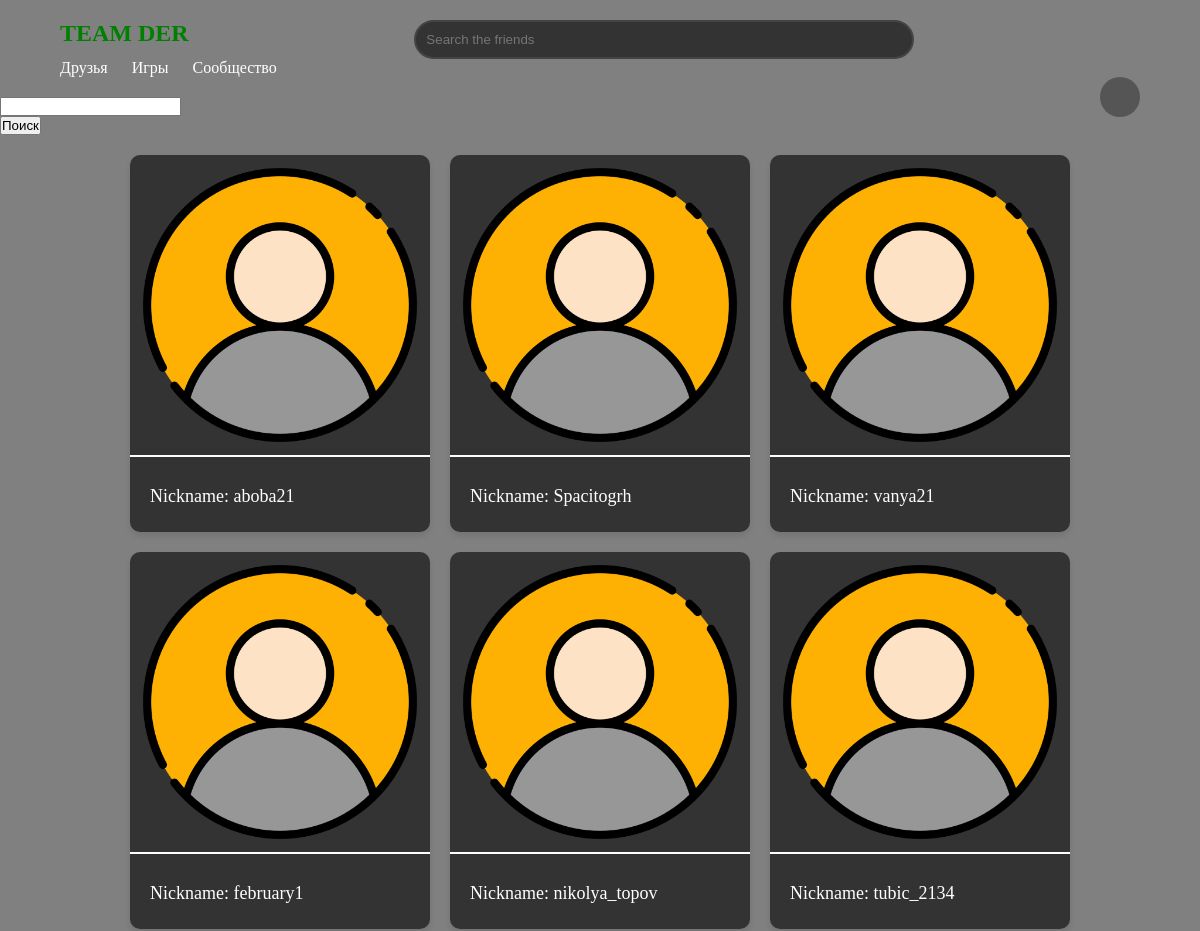
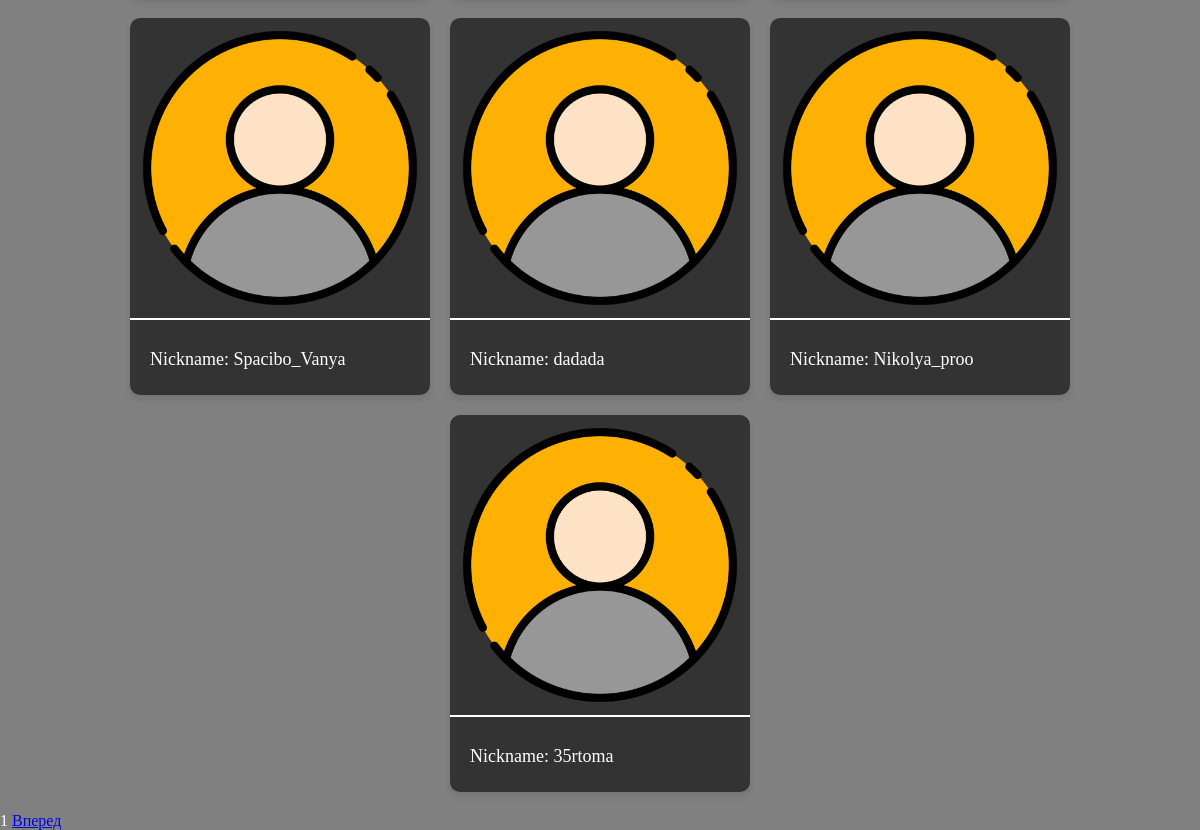
Screenshot of /find_users/ with the database file from the repository (2 pictures, top to bottom).
### my_codes/models.py (models this page shows, shortened)
class NIKNEM(models.Model):
    niknem = models.CharField(max_length=30, null=True)
    user = models.ForeignKey(User, on_delete=models.CASCADE, null=True)

### my_codes/views.py (the view)
# urls.py: path('find_users/', views.find_users_page),
def find_users_page(request):
    context = {}
    if request.method == 'POST':
        form = SearchUserForm(request.POST)
        if form.is_valid():
            query = form.cleaned_data['query']
            page = 0
        else:
            query = ''
            page = 0
    else:
        query = request.GET.get('query', '')
        page = max(0, int(request.GET.get('page', 1)) - 1)
    all_accounts_count = NIKNEM.objects.filter(niknem__contains=query).count()
    accounts = NIKNEM.objects.filter(niknem__contains=query)[page * 10:page * 10 + 10]
    context['page'] = page + 1
    context['accounts'] = accounts
    context['max_page'] = all_accounts_count // 10 + (all_accounts_count % 10 != 0)
    context['query'] = query
    context['form'] = SearchUserForm(initial={'query': query})
    return render(request, "find_users.html", context)

### my_codes/forms.py
class SearchUserForm(forms.Form):
    query = CharField(required=True, label='')

### my_codes/templatetags/user_avatar.py (called while the page is built)
@register.simple_tag(name='user_avatar')
def user_avatar(userid):
    path = MEDIA_ROOT + '/avatars/' + str(userid) + '.png'
    print(MEDIA_ROOT + '/avatars/' + str(userid) + '.png')
    if os.path.isfile(path):
        return MEDIA_URL + 'avatars/' + str(userid) + '.png'
    else:
        return MEDIA_URL + 'avatars/default.png'

### my_codes/templates/find_users.html (shortened to what this page needs)
{% load static %}
{% load user_avatar %}
<!DOCTYPE html>
<html lang="en">
<head>
    <link href="{% static 'find_users_style.css' %}" rel="stylesheet">
</head>
<body>
<header>
        <div class="container1">
          <div style="display: flex; ">
            <h1 style="color: green;">TEAM DER</h1>
            <input type="text" class="dark-rounded-input" placeholder="Search the friends" style="width: 500px;" name="query">
          </div>
          <nav>
            <ul>
              <li><a href="#">Друзья</a></li>
              <li><a href="#">Игры</a></li>
              <li><a href="#">Сообщество</a></li>
            </ul>
          </nav>
          <div class="user-avatar">
          </div>
        </div>
    </header>
    <form method="post">
        {{ form }}
        <button type="submit" class="glow-on-hover">Поиск</button>
    </form>
    {% if accounts|length > 0 %}
        <div class="container">
        {% for account in accounts %}
            <div class="user-card">
                <img src="{% user_avatar account.id %}" alt="User Avatar">
                <div class="user-info">
                    <p>Nickname: {{ account.niknem }}</p>
                </div>
            </div>
        {% endfor %}
    </div>
    {% else %}
    <h1>Ничего не найдено</h1>
    {% endif %}
    {% if accounts|length > 0 %}
        <div class="paginator">
            {{ page }}
            {% if page < max_page %}
                <a href="/find_users?query={{ query }}&page={{ page|add:1 }}">Вперед</a>
            {% endif %}
        </div>
    {% endif %}
</body>
</html>

### my_codes/templates/find_users.html (style rules this page uses)
* { margin: 0; padding: 0; box-sizing: border-box; }
body { font-family: 'Rocher'; background-color: grey; color: #ffffff; margin: 0; padding: 0; }
.container { display: flex; flex-wrap: wrap; justify-content: center; gap: 20px; padding: 20px; }
.user-card { background-color: #333333; border-radius: 10px; overflow: hidden; box-shadow: 0 4px 6px rgba(0, 0, 0, 0.1); width: 300px; }
.user-card img { width: 100%; height: auto; border-bottom: 2px solid #ffffff; }
.user-info { padding: 20px; }
.user-info p { margin: 5px 0; font-size: 18px; }
.container1 { width: 90%; max-width: 1200px; margin: 0 auto; }
.dark-rounded-input { background-color: #333; color: #fff; padding: 10px; border-radius: 20px; border-color: #444; border-style: solid; outline: none; margin: auto; }
.user-avatar { float: right; width: 40px; height: 40px; border-radius: 50%; background-color: #555; }
header { padding: 20px 0; }
header h1 { font-size: 24px; }
nav ul { list-style-type: none; }
nav ul li { display: inline; margin-right: 20px; }
nav ul li a { color: #fff; text-decoration: none; }

### rows the page displays
NIKNEM: niknem "aboba21"
NIKNEM: niknem "Spacitogrh"
NIKNEM: niknem "vanya21"
NIKNEM: niknem "february1"
NIKNEM: niknem "nikolya_topov"
NIKNEM: niknem "tubic_2134"
NIKNEM: niknem "Spacibo_Vanya"
NIKNEM: niknem "dadada"
NIKNEM: niknem "Nikolya_proo"
NIKNEM: niknem "35rtoma"

### other values shown
{{ page }} "1"
